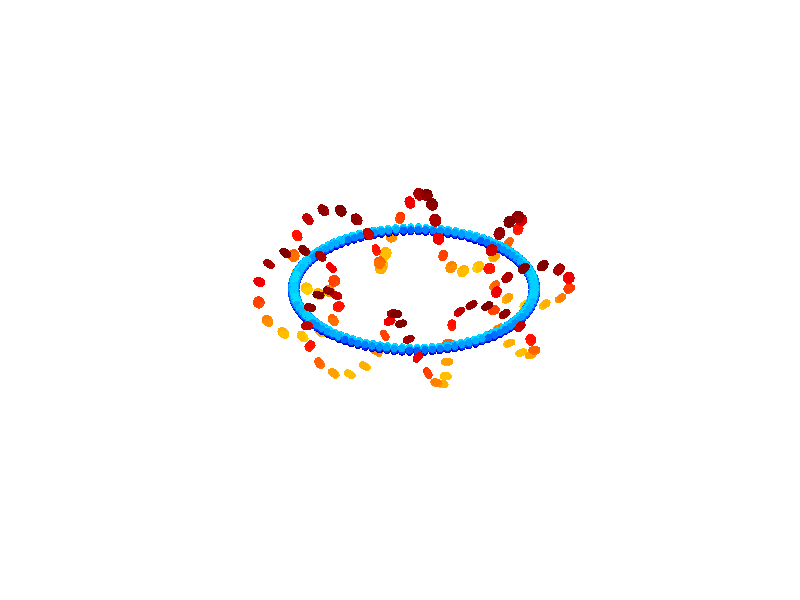

Source code (MATLAB):
R = 1;

t = 0:0.02*pi:2*pi
x1 = R*cos(t);
y1 = R*sin(t);
z1 = 0*t;

r = 0.02;
theta = 0:0.2*pi:2*pi;
ring_x = r*cos(theta');
ring_y = r*sin(theta');

basic_ring = [ring_x,ring_y,zeros(length(theta),1)];

   
Points_A = [];

for i = 1:length(t)
    
    alpha_x = -sin(t(i));
    alpha_y = cos(t(i));
    alpha_z = 0;
    
    A = [alpha_x, alpha_y, alpha_z];
    B = [0,0,1];
    v = cross(A,B);
    s = sqrt(v(1)^2+v(2)^2+v(3)^2);
    v_x = [0, -v(3),v(2);
           v(3),0,-v(1);
           -v(2),v(1),0];
    
    c = A*B';
    RM = eye(3)+v_x + v_x*v_x*(1-c)/s^2;

%      Rx = [1,0,0;
%       0,cos(alpha_x),-sin(alpha_x);
%       0,sin(alpha_x),cos(alpha_x)];
%   
% Ry = [cos(alpha_y),0,sin(alpha_y);
%       0,1,0;
%       -sin(alpha_y),0,cos(alpha_y)];
%   
% Rz = [cos(alpha_z),-sin(alpha_z),0;
%       sin(alpha_z),cos(alpha_z),0;
%       0,0,1];
%   
%   R = Rx*Ry*Rz;
    
    Points_A = [Points_A;basic_ring*RM+[x1(i),y1(i),z1(i)]];

end


r_ring = 0.3;
R_ring = 1;
t = 0:0.02*pi:8*pi;
x1 = cos(t).*(r_ring*sin(8*t)+R_ring);
y1 = sin(t).*(r_ring*sin(8*t)+R_ring);
z1 = r_ring*cos(8*t);



Points_B = [];

for i = 1:length(t)
    
    alpha_x = -R_ring*sin(t(i))+8*r_ring*cos(8*t(i))*cos(t(i))-r_ring*sin(t(i))*sin(8*t(i));
    alpha_y =  R_ring*cos(t(i))+8*r_ring*cos(8*t(i))*sin(t(i))+r_ring*sin(8*t(i))*cos(t(i));
    alpha_z = -8*r_ring*cos(8*t(i));
    
    alpha_x = alpha_x/sqrt(alpha_x^2+ alpha_y^2+alpha_z^2);
    alpha_y = alpha_y/sqrt(alpha_x^2+ alpha_y^2+alpha_z^2);
    alpha_z = alpha_z/sqrt(alpha_x^2+ alpha_y^2+alpha_z^2);
      
    A = [alpha_x, alpha_y, alpha_z];
    B = [0,0,1];
    v = cross(A,B);
    s = sqrt(v(1)^2+v(2)^2+v(3)^2);
    v_x = [0, -v(3),v(2);
           v(3),0,-v(1);
           -v(2),v(1),0];
    
    c = A*B';
    RM = eye(3)+v_x + v_x*v_x*(1-c)/s^2;

%      Rx = [1,0,0;
%       0,cos(alpha_x),-sin(alpha_x);
%       0,sin(alpha_x),cos(alpha_x)];
%   
% Ry = [cos(alpha_y),0,sin(alpha_y);
%       0,1,0;
%       -sin(alpha_y),0,cos(alpha_y)];
%   
% Rz = [cos(alpha_z),-sin(alpha_z),0;
%       sin(alpha_z),cos(alpha_z),0;
%       0,0,1];
%   
%   R = Rx*Ry*Rz;
    
    Points_B = [Points_B;basic_ring*RM+[x1(i),y1(i),z1(i)]];

end

Points_RingRope_A = Points_A;
Points_RingRope_B = Points_B;

c_A = 0.2*(Points_A(:,3)-min(Points_A(:,3)))./(max(Points_A(:,3))-min(Points_A(:,3)));
c_B = 0.2*(Points_B(:,3)-min(Points_B(:,3)))./(max(Points_B(:,3))-min(Points_B(:,3)))+0.4

figure()

scatter3(Points_A(:,1),Points_A(:,2),Points_A(:,3),30,c_A, 'filled')
hold on
scatter3(Points_B(:,1),Points_B(:,2),Points_B(:,3),30,c_B, 'filled')

colormap('jet')
axis equal
axis off


Test_RingSpiral_A = Points_A;
Test_RingSpiral_B = Points_B;


dlmwrite('Test_RingSpiral_A.txt', Test_RingSpiral_A, 'delimiter',' ')
dlmwrite('Test_RingSpiral_B.txt', Test_RingSpiral_B, 'delimiter',' ')

